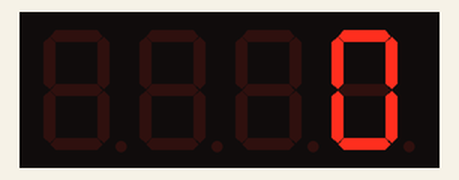
This sketch was run on a simulated Arduino Uno, built with avr-gcc and run on an emulated ATmega328P. Parts: 4-digit seven-segment display.

Above: at 0.01 s.
At 4.84 s:
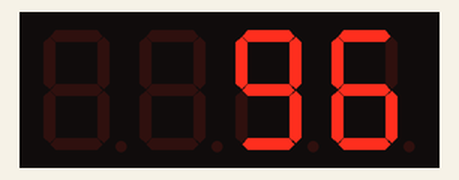
At 9.84 s:
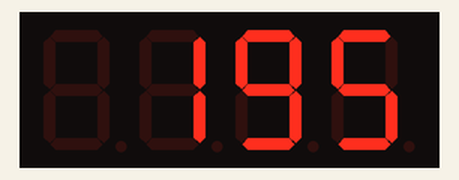
At 19.84 s:
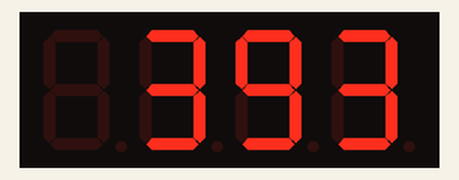
At 29.84 s:
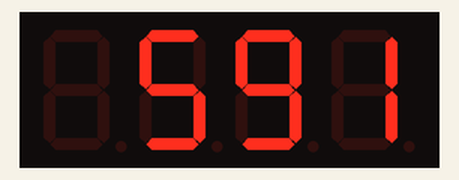
At 39.83 s:
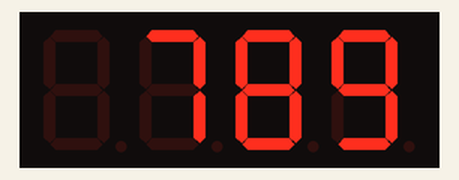

The sketch:

SSDTest_ProMini.ino
```cpp
#include <SevenSeg.h>

// in order: A,B,C,D,E,F,G
SevenSeg disp(10,11,4,5,6,7,8);

// use all 4 digits together to prevent line contention
const int numOfDigits = 4;

// in order: D1,D2,D3,D4
int digitPins[numOfDigits] = {A0,A1,A2,A3};

void setup()
{
  disp.setDigitPins(numOfDigits,digitPins);
  disp.setCommonCathode();

  //Using interrupts
  disp.setTimer(2);
  disp.startTimer();

}

void loop()
{
  int count = 0;

  for(int count = 0; count < 9999; count++)
  {
    disp.write(count);
    delay(50);
  }
}

ISR(TIMER2_COMPA_vect)
{
  disp.interruptAction();
}
```
